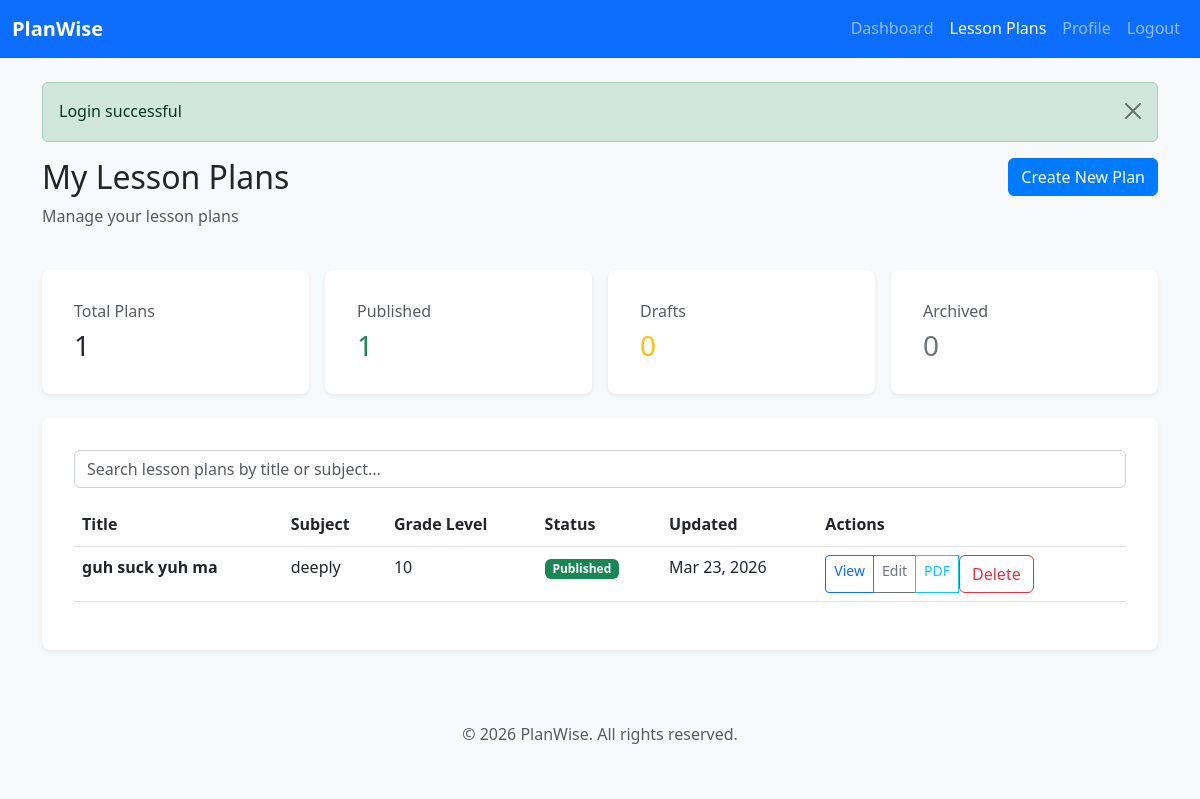
The page /public/index.php?page=teacher/lesson-plans (signed in) on the database its author committed.
### tables this page shows
CREATE TABLE `lesson_plans` (
  `lesson_id` int(11) NOT NULL,
  `user_id` int(11) NOT NULL,
  `title` varchar(255) NOT NULL,
  `subject` varchar(100) NOT NULL,
  `grade_level` varchar(50) DEFAULT NULL,
  `duration` int(11) DEFAULT NULL,
  `objectives` text DEFAULT NULL,
  `materials` text DEFAULT NULL,
  `procedures` text DEFAULT NULL,
  `assessment` text DEFAULT NULL,
  `notes` text DEFAULT NULL,
  `status` enum('draft','published','archived') DEFAULT 'draft',
  `grade` varchar(50) NOT NULL,
  `theme` varchar(150) DEFAULT NULL,
  `attainment_target` text DEFAULT NULL,
  `created_at` timestamp NOT NULL DEFAULT current_timestamp(),
  `updated_at` datetime NULL DEFAULT NULL
);

### classes/Database.php (called while the page is built, shortened)
<?php
class Database
{
    private static $instance = null;
    private $pdo;
    private $config;
    private function __construct()
    {
        $this->config = require __DIR__ . '/../config/database.php';
    }
    public static function getInstance()
    {
        if (self::$instance === null) {
            self::$instance = new self();
        }
        return self::$instance;
    }
    private function connect()
    {
        try {
            $dsn = "mysql:host={$this->config['host']};port={$this->config['port']};dbname={$this->config['database']};charset={$this->config['charset']}";
            $this->pdo = new PDO(
                $dsn,
                $this->config['username'],
                $this->config['password'],
                $this->config['options']
            );
        } catch (PDOException $e) {
            error_log("DB connection failed: " . $e->getMessage());
            throw new Exception("Could not connect to database.");
        }
    }
    public function getConnection()
    {
        return $this->pdo;
    }
    public function query($sql, $params = [])
    {
        try {
            $stmt = $this->getConnection()->prepare($sql);
            $stmt->execute($params);
            return $stmt;
        } catch (PDOException $e) {
            error_log("Query failed: " . $e->getMessage() . " | SQL: " . $sql);
            throw new Exception("Database query failed.");
        }
    }
    public function fetchAll($sql, $params = [])
    {
        return $this->query($sql, $params)->fetchAll();
    }
    public function fetch($sql, $params = [])
    {
        return $this->query($sql, $params)->fetch();
    }
}

### config/database.php (called while the page is built)
<?php
return [
    'driver' => 'mysql',
    'host' => $_ENV['DB_HOST'] ?? 'localhost',
    'port' => $_ENV['DB_PORT'] ?? '3306',
    'database' => $_ENV['DB_NAME'] ?? 'planwise_db',
    'username' => $_ENV['DB_USER'] ?? 'root',
    'password' => $_ENV['DB_PASS'] ?? '',
    'charset' => 'utf8mb4',
    'collation' => 'utf8mb4_unicode_ci',
    'options' => [
        PDO::ATTR_ERRMODE => PDO::ERRMODE_EXCEPTION,
        PDO::ATTR_DEFAULT_FETCH_MODE => PDO::FETCH_ASSOC,
        PDO::ATTR_EMULATE_PREPARES => false,
        PDO::ATTR_PERSISTENT => false,
    ]
];

### classes/Auth.php (called while the page is built, shortened)
<?php
class Auth
{
    public function check(): bool
    {
        $sessionTimeout = 30 * 60;
        return true;
    }
    public function user()
    {
        return [
            'user_id' => $_SESSION['user_id'] ?? null,
            'email' => $_SESSION['email'] ?? null,
            'first_name' => $_SESSION['first_name'] ?? null,
            'last_name' => $_SESSION['last_name'] ?? null,
            'role_id' => $_SESSION['role_id'] ?? null,
            'login_time' => $_SESSION['login_time'] ?? null
        ];
    }
}

### classes/LessonPlan.php (called while the page is built, shortened)
<?php
require_once __DIR__ . '/Database.php';
class LessonPlan
{
    private $db;
    public function __construct()
    {
        $this->db = Database::getInstance();
    }
    public function getByUser(int $userId, ?string $status = null): array
    {
        try {
            $sql = "SELECT * FROM lesson_plans WHERE user_id = :user_id";
            $params = [':user_id' => $userId];
            $sql .= " ORDER BY updated_at DESC";
            return $this->db->fetchAll($sql, $params);
        } catch (Exception $e) {
            error_log("Get lesson plans by user failed: " . $e->getMessage());
            return [];
        }
    }
    public function getStats(int $userId): array
    {
        try {
            $sql = "SELECT
                    COUNT(*) as total,
                    SUM(CASE WHEN status = 'published' THEN 1 ELSE 0 END) as published,
                    SUM(CASE WHEN status = 'draft' THEN 1 ELSE 0 END) as drafts,
                    SUM(CASE WHEN status = 'archived' THEN 1 ELSE 0 END) as archived
                    FROM lesson_plans
                    WHERE user_id = :user_id";
            $result = $this->db->fetch($sql, [':user_id' => $userId]);
            return [
                'total' => (int)($result['total'] ?? 0),
                'published' => (int)($result['published'] ?? 0),
                'drafts' => (int)($result['drafts'] ?? 0),
                'archived' => (int)($result['archived'] ?? 0)
            ];
        } catch (Exception $e) {
            error_log("Get lesson plan stats failed: " . $e->getMessage());
            return [
                'total' => 0,
                'published' => 0,
                'drafts' => 0,
                'archived' => 0
            ];
        }
    }
}

### views/teacher/lesson-plans/index.php (the view, shortened to what this page needs)
<?php
require_once __DIR__ . '/../../../classes/Database.php';
require_once __DIR__ . '/../../../classes/Auth.php';
require_once __DIR__ . '/../../../classes/LessonPlan.php';
$auth = new Auth();
$user        = $auth->user();
$lessonPlan  = new LessonPlan();
$lessonPlans = $lessonPlan->getByUser($user['user_id']);
$stats       = $lessonPlan->getStats($user['user_id']);
$success     = $_SESSION['success'] ?? '';
require __DIR__ . '/../../layouts/teacher-start.php';
?>
    <div class="container mt-4">
        <?php if (!empty($success)): ?>
            <div class="alert alert-success alert-dismissible fade show" role="alert">
                <?php echo htmlspecialchars($success); ?>
                <button type="button" class="btn-close" data-bs-dismiss="alert"></button>
            </div>
        <?php endif; ?>
        <div class="row mb-4">
            <div class="col-md-8">
                <h2>My Lesson Plans</h2>
                <p class="text-muted">Manage your lesson plans</p>
            </div>
            <div class="col-md-4 text-end">
                <a href="<?= BASE_URL ?>/index.php?page=teacher/lesson-plans/create" class="btn btn-primary">
                    <i class="bi bi-plus-lg"></i> Create New Plan
                </a>
            </div>
        </div>
        <div class="row g-3 mb-4">
            <div class="col-md-3">
                <div class="card border-0 shadow-sm">
                    <div class="card-body">
                        <h6 class="text-muted">Total Plans</h6>
                        <h3 class="mb-0"><?php echo $stats['total']; ?></h3>
                    </div>
                </div>
            </div>
            <div class="col-md-3">
                <div class="card border-0 shadow-sm">
                    <div class="card-body">
                        <h6 class="text-muted">Published</h6>
                        <h3 class="mb-0 text-success"><?php echo $stats['published']; ?></h3>
                    </div>
                </div>
            </div>
            <div class="col-md-3">
                <div class="card border-0 shadow-sm">
                    <div class="card-body">
                        <h6 class="text-muted">Drafts</h6>
                        <h3 class="mb-0 text-warning"><?php echo $stats['drafts']; ?></h3>
                    </div>
                </div>
            </div>
            <div class="col-md-3">
                <div class="card border-0 shadow-sm">
                    <div class="card-body">
                        <h6 class="text-muted">Archived</h6>
                        <h3 class="mb-0 text-secondary"><?php echo $stats['archived']; ?></h3>
                    </div>
                </div>
            </div>
        </div>
        <div class="card shadow-sm border-0">
            <div class="card-body">
                <?php if (empty($lessonPlans)): ?>
                    <div class="text-center py-5">
                        <p class="text-muted">No lesson plans yet. Create your first lesson plan!</p>
                        <a href="<?= BASE_URL ?>/index.php?page=teacher/lesson-plans/create" class="btn btn-primary">Create Lesson Plan</a>
                    </div>
                <?php else: ?>
                    <div class="mb-3">
                        <input type="text" id="lessonPlanSearchInput" class="form-control"
                               placeholder="Search lesson plans by title or subject...">
                    </div>
                    <div class="table-responsive">
                        <table class="table table-hover" id="lessonPlansTable">
                            <thead>
                                <tr>
                                    <th>Title</th>
                                    <th>Subject</th>
                                    <th>Grade Level</th>
                                    <th>Status</th>
                                    <th>Updated</th>
                                    <th>Actions</th>
                                </tr>
                            </thead>
                            <tbody>
                                <?php foreach ($lessonPlans as $plan): ?>
                                    <tr>
                                        <td><strong><?php echo htmlspecialchars($plan['title'] ?? ''); ?></strong></td>
                                        <td><?php echo htmlspecialchars($plan['subject'] ?? 'N/A'); ?></td>
                                        <td><?php echo htmlspecialchars($plan['grade_level'] ?? 'N/A'); ?></td>
                                        <td>
                                            <?php
                                            $statusClass = [
                                                'draft'     => 'badge bg-warning text-dark',
                                                'published' => 'badge bg-success',
                                                'archived'  => 'badge bg-secondary',
                                            ];
                                            $class = $statusClass[$plan['status'] ?? ''] ?? 'badge bg-secondary';
                                            ?>
                                            <span class="<?php echo $class; ?>"><?php echo ucfirst($plan['status'] ?? ''); ?></span>
                                        </td>
                                        <td><?php echo date('M j, Y', strtotime($plan['updated_at'] ?? '')); ?></td>
                                        <td>
                                            <div class="btn-group btn-group-sm">
                                                <a href="<?= BASE_URL ?>/index.php?page=teacher/lesson-plans/view&id=<?php echo $plan['lesson_id']; ?>" class="btn btn-outline-primary">View</a>
                                                <a href="<?= BASE_URL ?>/index.php?page=teacher/lesson-plans/edit&id=<?php echo $plan['lesson_id']; ?>" class="btn btn-outline-secondary">Edit</a>
                                                <a href="<?= BASE_URL ?>/index.php?page=lesson-plan/export-pdf&id=<?php echo $plan['lesson_id']; ?>" class="btn btn-outline-info">PDF</a>
                                                <form action="<?= BASE_URL ?>/index.php?page=teacher/lesson-plans/delete" method="POST" class="d-inline"
                                                      onsubmit="return confirm('Are you sure you want to delete this lesson plan?');">
                                                    <button type="submit" class="btn btn-outline-danger">Delete</button>
                                                </form>
                                            </div>
                                        </td>
                                    </tr>
                                <?php endforeach; ?>
                            </tbody>
                        </table>
                    </div>
                <?php endif; ?>
            </div>
        </div>
    </div>
<?php require __DIR__ . '/../../layouts/teacher-end.php'; ?>

### public/css/style.css (style rules this page uses)
body { font-family: 'Segoe UI', Tahoma, Geneva, Verdana, sans-serif; background-color: #f8f9fa; color: #212529; line-height: 1.6; }
.btn-primary { background-color: #007bff; border-color: #007bff; transition: background-color 0.3s ease, border-color 0.3s ease; }
.card { border: none; border-radius: 0.5rem; box-shadow: 0 0.125rem 0.25rem rgba(0, 0, 0, 0.075); }
.card-body { padding: 2rem; }
.form-control { border-radius: 0.375rem; border: 1px solid #ced4da; transition: border-color 0.15s ease-in-out, box-shadow 0.15s ease-in-out; }

### rows shown on the page
lesson_plans: title "guh suck yuh ma", subject "deeply", grade_level "10", status "Published", updated_at "Mar 23, 2026"

### other values the page prints
$item['label'] "Dashboard"
$item['label'] "Lesson Plans"
$item['label'] "Profile"
$success "Login successful"
$stats['total'] "1"
$stats['published'] "1"
$stats['drafts'] "0"
$stats['archived'] "0"
